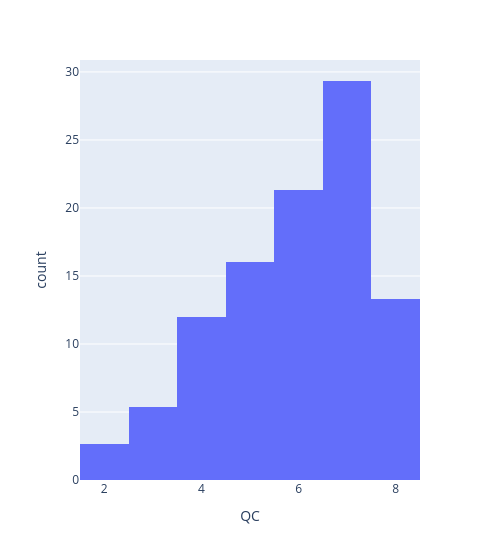

Write notebook code for a chart like this one.
### Markdown cell above
Let us get some more statistics on our traces:

### Code cell
import plotly.express as px
px.histogram(traces.groupby(level='trace_ID').sum(), x='QC', histnorm='percent', width=500)

### Figure 1 — Plotly figure (JSON) as saved in the notebook; plotly's stock layout.template omitted (floating-point values rounded to 4 significant figures)
{"data": [{"alignmentgroup": "True", "bingroup": "x", "histnorm": "percent", "hoverlabel": {"namelength": 0}, "hovertemplate": "QC=%{x}<br>count=%{y}", "legendgroup": "", "marker": {"color": "#636efa"}, "name": "", "offsetgroup": "", "orientation": "v", "showlegend": false, "type": "histogram", "x": [7, 5, 6, 4, 8, 6, 7, 5, 2, 8, 7, 6, 5, 7, 6, 7, 8, 2, 6, 8, 6, 5, 4, 5, 6, 3, 7, 6, 7, 4, 4, 3, 7, 7, 6, 6, 4, 6, 5, 4, 8, 4, 6, 7, 7, 7, 5, 5, 3, 6, 8, 8, 8, 7, 6, 5, 7, 8, 6, 7, 7, 7, 7, 5, 3, 7, 4, 7, 6, 8, 7, 7, 5, 4, 5], "xaxis": "x", "yaxis": "y"}], "layout": {"barmode": "relative", "legend": {"tracegroupgap": 0}, "margin": {"t": 60}, "width": 500, "xaxis": {"anchor": "y", "domain": [0, 1], "title": {"text": "QC"}}, "yaxis": {"anchor": "x", "domain": [0, 1], "title": {"text": "count"}}}}
